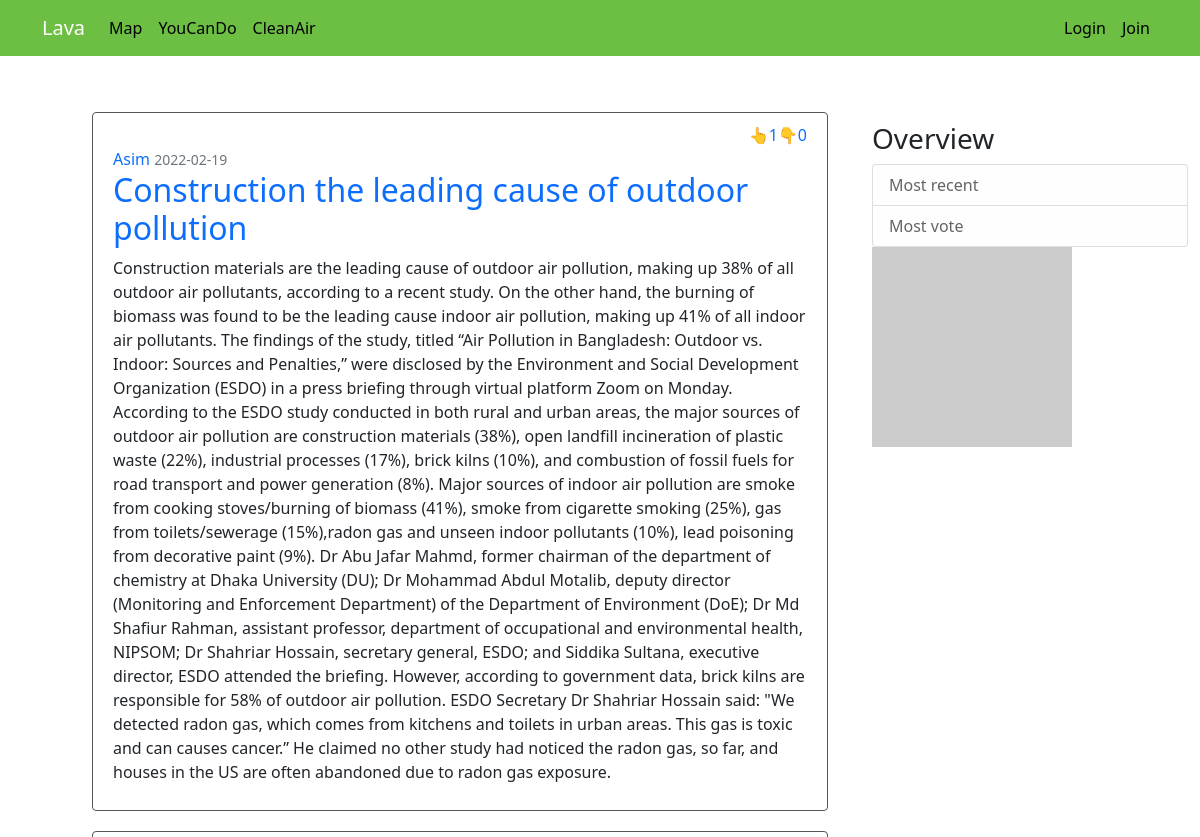
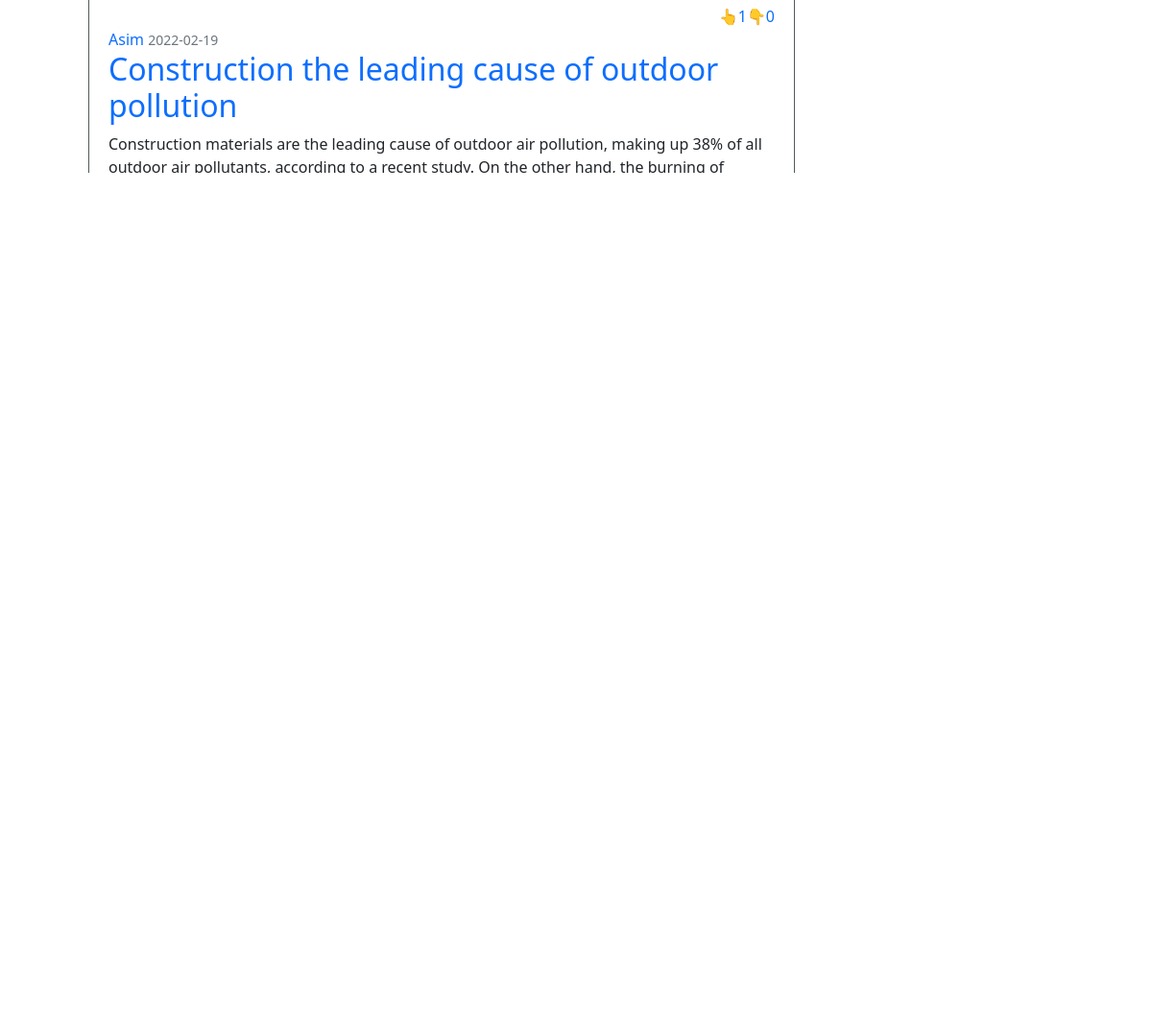
The page /lava on the database its author committed (2 pictures, top to bottom).
### lava/models/__init__.py (models this page shows, shortened)
class Post(db.Model):
    id = db.Column(db.Integer, primary_key=True)
    title = db.Column(db.String(100), nullable=False)
    date_posted = db.Column(db.DateTime,
        nullable=False, default=datetime.utcnow)
    content = db.Column(db.Text, nullable=False)
    image = db.Column(db.String(100), nullable=False,default='default.jpg')
    up = db.Column(db.Integer,nullable=False,default=0)
    down = db.Column(db.Integer,nullable=False,default=0)
    user_id = db.Column(db.Integer,
        db.ForeignKey('user.id',ondelete="CASCADE"), nullable=False)
    comments = db.relationship('Comment', backref='post', lazy=True)

class User(db.Model, UserMixin):
    id = db.Column(db.Integer, primary_key=True)
    name = db.Column(db.String(50),  nullable=False)
    email = db.Column(db.String(120), unique=True, nullable=False)
    gender = db.Column(db.String(1))
    date = db.Column(db.String(250))
    dp = db.Column(db.String(20))
    password = db.Column(db.String(60), nullable=False)
    posts = db.relationship('Post', backref='author', lazy=True)
    comments = db.relationship('Comment', backref='author', lazy=True)

### lava/main/__init__.py (the view)
@main.route('/')
@main.route('/lava')
def index():
    page = request.args.get('page', 1, type=int)
    posts = Post.query.order_by(Post.date_posted.desc()).paginate(page=page, per_page=5)
    print(posts)
    return render_template('index.html', posts=posts)

### lava/templates/index.html
{% extends "base_index.html" %}
{% block content %}
    {% for post in posts.items %}
        <article class="media content-section">
          <div class="media-body">
            <div class="vote">
              <div class="up">
                <a href="#">
                👆{{post.up}}
                </a>
              </div>
              <div class="down">
                <a href="#">
                👇{{post.down}}
                </a>
              </div>
            </div>
            <div class="article-metadata">
              <a class="mr-2" href="#">{{post.author.name}}</a>
              <small class="text-muted">{{post.date_posted.strftime('%Y-%m-%d')}}</small>
            </div>
            <h2>
              <a class="article-title" href="{{ url_for('posts.post',post_id=post.id) }}">{{post.title}}</a>
            </h2>
            <p class="article-content">{{post.content}}</p>
          </div>
        </article>
    {% endfor %}
{% endblock content %}

### lava/templates/base_index.html (shortened to what this page needs)
<!DOCTYPE html>
<html>
<head>
    <link
    href="https://cdn.jsdelivr.net/npm/bootstrap@5.0.2/dist/css/bootstrap.min.css"
    rel="stylesheet">
    <link
    rel="stylesheet"
    type="text/css"
    href="{{ url_for('static', filename='style/style.css') }}"
    >
</head>
<body>
    <header class="site-header">
      <nav class="navbar navbar-expand-md navbar-dark bg-green fixed-top">
        <div class="container">
          <a class="navbar-brand mr-4" href="/">Lava</a>
          <div class="collapse navbar-collapse " id="navbarToggle">
            <div class="navbar-nav mr-auto">
              <a
                class="nav-item nav-link"
                href="{{url_for('map.maps')}}">
                Map
              </a>
              <a
                class="nav-item nav-link"
                href="{{url_for('todo.ycd')}}">
                YouCanDo
              </a>
              <a
                class="nav-item nav-link"
                href="{{url_for('todo.clean_air')}}">
                CleanAir
              </a>
            </div>
            <div class="navbar-nav ms-auto d-flex justify-content-between">
              {% if current_user.is_authenticated %}
                <a
                  class="nav-item nav-link"
                  href="{{ url_for('posts.new_post')}} ">
                  Create
                </a>
                <a
                  class="nav-item nav-link"
                  href="#">
                  User Posts
                </a>
                <a
                  class="nav-item nav-link"
                  href="{{ url_for('users.logout')}} ">
                  Logout
                </a>
              {% else %}
                <a
                  class="nav-item nav-link"
                  href="{{ url_for('users.login')}} ">
                  Login
                </a>
                <a
                  class="nav-item nav-link"
                  href="{{ url_for('users.register')}} ">
                  Join
                </a>
              {% endif %}
            </div>
          </div>
        </div>
      </nav>
    </header>
    <main role="main" class="container body-content">
      <div class="row">
        <div class="col-md-8">
          {% block content %}
          {% endblock %}
        </div>
        <div class="col-md-4">
          <div class="content-overview">
            <h3>Overview</h3>
              <ul class="list-group">
                <li class="list-group-item list-group-item-light">
                  Most recent</li>
                <li
                class="list-group-item list-group-item-light">
                Most vote</li>
              </ul>
              <img src="https://picsum.photos/200" alt="img">
          </div>
        </div>
      </div>
    </main>
</body>
</html>

### lava/static/style/style.css (style rules this page uses)
body { margin-top: 5rem; background-color:#8A919966; background-color:#707A8C; background-color: white; }
.body-content { background-color: white; margin: 5rem; padding-top: 2rem; }
.bg-green { background-color: #50c878; background-color: #6CBF43; }
.site-header .navbar-nav .nav-link { color: black; }
.content-section { padding: 10px 20px; border: 1px solid #51585b; border-radius: 4px; margin-bottom: 20px; }
.content-overview { padding: 10px 20px; border-radius: 2px; height: 100%; margin-bottom: 10px; }
.up,.down { width: auto; }
a:link { text-decoration: none; }
.up a:link,.down a:link { text-decoration: none; }
.vote { display: flex; align-items: right; justify-content: right; }

### rows shown on the page
Post: up "1", down "0", author.name "Asim", date_posted "2022-02-19", title "Construction the leading cause of outdoor pollution", content "Construction materials are the leading cause of outdoor air pollution, making up 38% of all outdoor air pollutants, according to a recent study. On the other hand, the burning of biomass was found to be the leading cause indoor air pollution, making up 41% of all indoor air pollutants. The findings of the study, titled “Air Pollution in Bangladesh: Outdoor vs. Indoor: Sources and Penalties,” were disclosed by the Environment and Social Development Organization (ESDO) in a press briefing through virtual platform Zoom on Monday. According to the ESDO study conducted in both rural and urban areas, the major sources of outdoor air pollution are construction materials (38%), open landfill…"
Post: up "1", down "0", author.name "Asim", date_posted "2022-02-19", title "Construction the leading cause of outdoor pollution", content "Construction materials are the leading cause of outdoor air pollution, making up 38% of all outdoor air pollutants, according to a recent study. On the other hand, the burning of biomass was found to be the leading cause indoor air pollution, making up 41% of all indoor air pollutants. The findings of the study, titled “Air Pollution in Bangladesh: Outdoor vs. Indoor: Sources and Penalties,” were disclosed by the Environment and Social Development Organization (ESDO) in a press briefing through virtual platform Zoom on Monday. According to the ESDO study conducted in both rural and urban areas, the major sources of outdoor air pollution are construction materials (38%), open landfill…"
